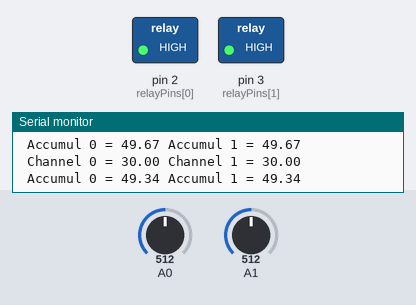
This sketch was run on a simulated Arduino Uno, built with avr-gcc and run on an emulated ATmega328P. Shown: switched loads named in the sketch (green lamp = pin HIGH), the last lines printed to the serial monitor. Inputs (shaded band) come from the test bench; at power-on: A0 = 512, A1 = 512.

Above: at 1.4 s.
1.5 s: A0 set to 882
5.6 s: A0 set to 914
At 7.4 s:
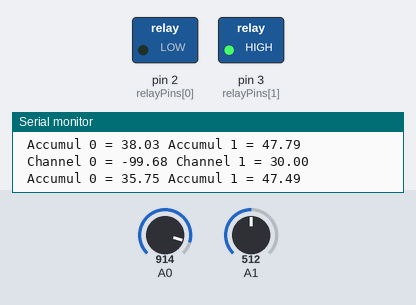
7.7 s: A1 set to 805
11.8 s: A1 set to 825
At 13.8 s:
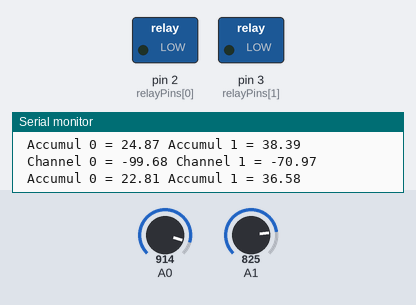
Timing chart, 0 to 14.8 s (numbered marks = the images above; inputs shaded):
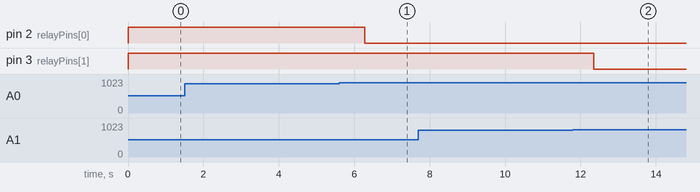

The sketch:

Archimedesino.ino
```cpp
/*
    Archimedes v1.0
        Automatic plant waterer
    fun things to do:
    - Add a pump that tunrs on after any valve is open and off before any valves close

 */

#include <Arduino.h>        // Arduino core v1.00+

// Pre-compile arguments. Stick to development metadata, not program values
#define DEBUG       1               // Debug flag
#define ON          1               // Alias
#define OFF         0               // Alias

// Constants
const float DRY_VALUE   =605;//600,605           // Calibrate in air
const float WET_VALUE   =295;//291,295           // Calibrate in water
const float HUM_RANGE   =(DRY_VALUE - WET_VALUE);// Range of possible values

const int loopDelay     =1;                     // Loop delay in seconds
const float alpha       =0.0166;                // Rolling average coefficient (portion that each new value counts toward average)
const int relayPins[]   = {2,3};//,4,5,6,7};//,3,4,5};        // Relay output pins
const int sensorPins[]  = {A2,A3};//,A4,A5,A6,A7};//,A1,A2,A3};    // Sensor input pins

//Globals
bool    relayStates[]   ={OFF,OFF,OFF,OFF};     // Relay states
float   sensorLevels[]  ={0,0,0,0};             // Sensor input levels
int     targetLevels[]  ={60,60,50,50};         // Maximum moisture percentages
int     triggerLevels[] ={40,40,20,20};         // Minimum allowed levels
float   accumLevels[]   ={50,50,40,40};         // Accumulated level moving average


void setup(){
    for (int channel = 0; channel < (sizeof(relayPins)/sizeof(*relayPins)); channel++) { // Setup board pins based on arrays above
        pinMode(relayPins[channel], OUTPUT);    // Set up output pins
        setRelay(channel,OFF);                  // Defualt relay to off
        pinMode(sensorPins[channel], INPUT);    // Set up output pins
    }

    #if DEBUG
        Serial.begin(9600);     // initiate Serial coms
        while (!Serial);        // Until serial output begins...
        delay(200);             // Just wait
    #endif

}

void loop(){
    checkLevels();              // Check sensors for moisture levels
    checkValves();              // Set valve states
    delay(loopDelay*1000);      // Slow down our loop
}

/* Check the sensor levels from each input and update our global sensor level array */
void checkLevels(){
    for (int channel = 0; channel < (sizeof(sensorPins)/sizeof(*sensorPins)); channel++) { // For each channel
        int reading=analogRead(channel);                            // Read level
        float percent=100*(1-((reading - WET_VALUE)/HUM_RANGE));    // Convert to moisture percent
        sensorLevels[channel]=percent;                              // Store result in sensor level
        accumLevels[channel] = (alpha * sensorLevels[channel]) + (1.0 - alpha) * accumLevels[channel]; // Each new value replaces a portion of the rolling average
        #if DEBUG
            Serial.print(" Channel ");Serial.print(channel);
            Serial.print(" = ");Serial.print(percent);
        #endif
    }
    #if DEBUG
        Serial.println("");
    #endif
}

void checkValves(){
    for (int channel = 0; channel < (sizeof(relayPins)/sizeof(*relayPins)); channel++) { // For each channel
        if(accumLevels[channel]<=triggerLevels[channel]){          // If the water level is too low
            relayStates[channel]=ON;                                    // Set the relay flag
            setRelay(channel,ON);                                       // Turn on the valve
        } else if (accumLevels[channel]>=targetLevels[channel]) {  // If the water level is sufficient
            relayStates[channel]=OFF;                                   // Clear the relay flag
            setRelay(channel,OFF);                                      // Turn off the valve
        }
        #if DEBUG
            Serial.print(" Accumul ");Serial.print(channel);
            Serial.print(" = ");
            Serial.print(accumLevels[channel]);

        #endif
    }
    #if DEBUG
        Serial.println("");
    #endif
}

/* Set an output channel to a given state. INVERTS FOR RELAY*/
void setRelay(int channel,bool state){
    digitalWrite(relayPins[channel],!state);
}
```

Measured:
- the behaviour switches between 899 and 900 on A0 (found by bisection; images 0 and 1)
- the behaviour switches between 816 and 817 on A1 (found by bisection; images 1 and 2)
